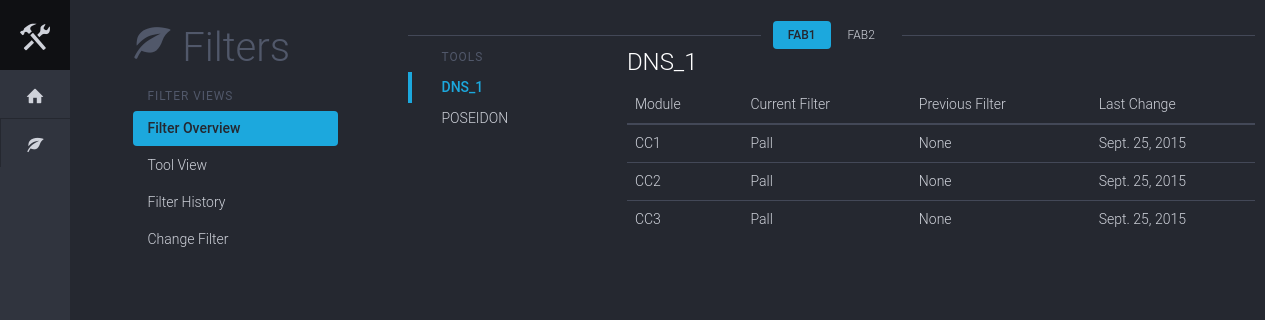
Screenshot of /filters/tools/fab1/ with the database file from the repository.
### filter_app/models.py (models this page shows)
class Tool(models.Model):
	CR_CHOICES = (
	    ('FAB1', 'FAB1'),
	    ('FAB2', 'FAB2'),
	)
	name = models.CharField(max_length=8, unique=True)
	cleanroom = models.CharField(max_length=16, choices=CR_CHOICES, default='FAB1', null=True)
	class Meta:
		app_label = 'filter_app'
		verbose_name = 'tool'
		verbose_name_plural = 'tools'
		ordering = ['cleanroom', 'name', ]
	def __unicode__(self):
		return self.name
	def __str__(self):
		return self.name

class Module(models.Model):
	name = models.CharField(max_length=32)
	main_tool = models.ForeignKey(Tool)
	current_filter = models.ForeignKey(Filter, related_name='modules')
	previous_filter = models.ForeignKey(Filter, related_name='+', null=True) # No backwards relation!
	chemistry = models.ManyToManyField(Chemistry, related_name='modules')
	class Meta:
		app_label = 'filter_app'
		verbose_name = 'module'
		verbose_name_plural = 'modules'
	def __unicode__(self):
		return self.main_tool.name + '-' +self.name
	def __str__(self):
		return self.main_tool.name + '-' +self.name

class Filter(models.Model):
	product_code = models.CharField(max_length=255, unique=True)
	manufacturer = models.CharField(max_length=255)
	pore_size = models.CharField(max_length=32)
	class Meta:
		app_label = 'filter_app'
		verbose_name = 'filter'
		verbose_name_plural = 'filters'
	def __unicode__(self):
		return self.product_code
	def __str__(self):
		return self.product_code

class FilterSwap(models.Model):
	module = models.ForeignKey(Module, related_name='swaps')
	swapped_filter = models.ForeignKey(Filter, related_name='swaps')
	comment = models.TextField()
	date = models.DateField('Date', default=datetime.date.today)
	who = models.CharField(max_length=32, null=True)
	class Meta:
		app_label = 'filter_app'
		verbose_name = 'filter swap'
		verbose_name_plural = 'filter swaps'
		ordering = ['-date']
	def __unicode__(self):
		return str(self.module) + ': filter changed on ' + str(self.date)
	def __str__(self):
		return str(self.module) + ': filter changed on ' + str(self.date)
	def save(self, *args, **kwargs):
		active_filter = self.module.current_filter
		if active_filter and self.swapped_filter != active_filter:
			self.module.previous_filter = active_filter
			print 'filter swapped!'
			print self.module.previous_filter
		super(FilterSwap, self).save(*args, **kwargs)

### filter_app/views.py (the view)
# urls.py: url(r'^tools/(?P<fab>[\w-]+)/(?P<tool>[\w-]*)$', views.ToolView.as_view(), name='test'),
class ToolView(ListView):
	model = models.Tool
	context_object_name = 'tool_list'
	template_name = 'overview3.html'
	def get_context_data(self, **kwargs):
		modules = models.Module.objects.filter(main_tool__name__iexact=self.tool).prefetch_related()
		ctx = super(ToolView, self).get_context_data(**kwargs)
		ctx['modules'] = modules
		ctx['current_tool'] = self.tool
		ctx['fab'] = self.fab
		return ctx
	def get_queryset(self):
		self.fab = self.kwargs['fab']
		if not self.kwargs['tool']:
			self.tool = models.Tool.objects.filter(cleanroom__iexact=self.fab).first().name.lower()
		else:
			self.tool = self.kwargs['tool']
		return self.model.objects.filter(cleanroom__iexact=self.fab).prefetch_related()

### filter_app/templates/overview3.html (shortened to what this page needs)
{% extends 'layout.html' %}
{% load staticfiles %}
{% block extra_css %}
	<link rel="stylesheet" href="{% static 'css/style.css' %}">
{% endblock extra_css %}
{% block navbar %}
	<nav class="iconav">
		<a class="iconav-brand" href="#">
			<span class="iconav-brand-icon icon icon-tools"></span>
		</a>
		<div class="iconav-slider">
			<ul class="nav nav-pills iconav-nav">
				<li>
					<a href="#" title="Overview" data-toggle="tooltip" data-placement="right" data-container=".iconav">
						<span class="icon icon-home"></span>
					</a>
				</li>
				<li>
					<a href="#" title="Overview" data-toggle="tooltip" data-placement="right" data-container=".iconav">
						<span class="icon icon-leaf"></span>
					</a>
				</li>
			</ul>
		</div>
	</nav>
{% endblock navbar %}
{% block content %}
	<div class="container">
		<div class="row">
			<div class="col-sm-9 col-xs-12 content">
				<div class="hr-divider">
					<ul class="nav nav-pills hr-divider-content hr-divider-nav" role="tablist">
						<li  {% if fab == 'fab1' %}class="active"{% endif %} role="presentation">
							<a href="{% url 'test' fab='fab1' tool='' %}">Fab1</a>
						</li>
						<li {% if fab == 'fab2' %}class="active"{% endif %} role="presentation">
							<a href="{% url 'test' fab='fab2' tool='' %}" {% if fab == 'fab2' %}class="active"{% endif %}>Fab2</a>
						</li>
					</ul>
				</div>
				<div class="row">
					<div class="col-sm-3 col-xs-4">
						<ul class="nav nav-bordered nav-stacked">
							<li class="nav-header">Tools</li>
							{% for tool in tool_list %}
							<li {% if tool.name|lower == current_tool %}class="active"{% endif %}>
								<a href="{% url 'test' fab=tool.cleanroom|lower tool=tool.name|lower %}">{{ tool.name|upper }}</a>
							</li>
						{% endfor %}
						</ul>
					</div>
					<div class="col-sm-9 col-xs-8">
						<div class="dashhead">
						  	<div class="dashhead-titles">
						    	<h3 class="dashhead-title">DNS_1</h3>
						  	</div>
						</div>
						<div class="table-full">
							<div class="table-responsive">
								<table class="table" data-sort="table">
									<thead>
										<tr>
											<th class="header">Module</th>
											<th class="header">Current Filter</th>
											<th class="header">Previous Filter</th>
											<th class="header">Last Change</th>
										</tr>
									</thead>
									<tbody>
										{% for module in modules %}
										<tr>
											<td>
												{{ module.name }}
											</td>
											<td>
												{{ module.current_filter }}
											</td>
											<td>
												{{  module.previous_filter }}
											</td>
											<td>
												{{ module.swaps.last.date }}
											</td>
										</tr>
										{% endfor %}
									</tbody>
								</table>
							</div>
						</div>
					</div>
				</div>
			</div>
		</div>
	</div>
{% endblock content %}

### filter_app/static/css/style.css (style rules this page uses)
table { font-size: 14px; font-weight: 300; }

### rows the page displays
Tool: name "DNS_1"
Tool: name "POSEIDON"
Module: name "CC1", current_filter "Pall", previous_filter "None", swaps.last "Sept. 25, 2015"
Module: name "CC2", current_filter "Pall", previous_filter "None", swaps.last "Sept. 25, 2015"
Module: name "CC3", current_filter "Pall", previous_filter "None", swaps.last "Sept. 25, 2015"
